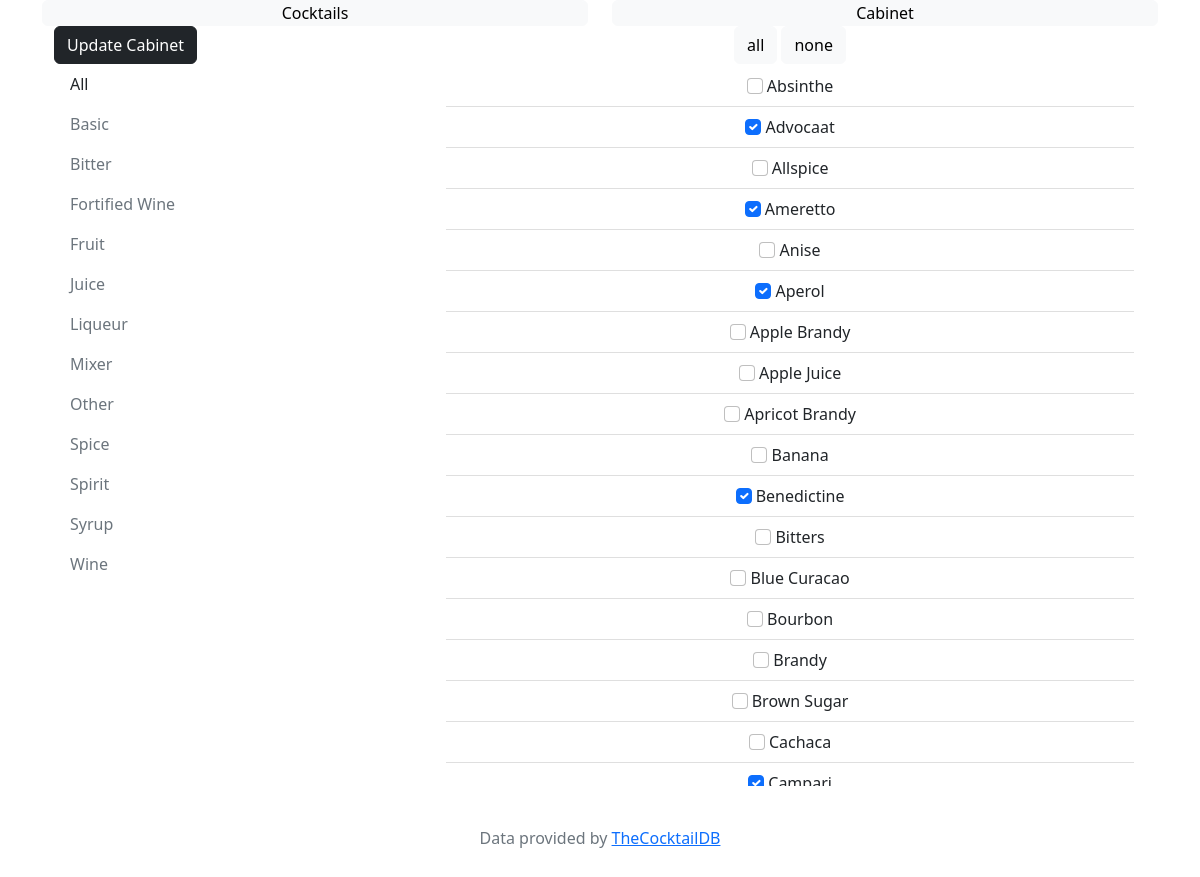
The app's page /cabinet, older data.
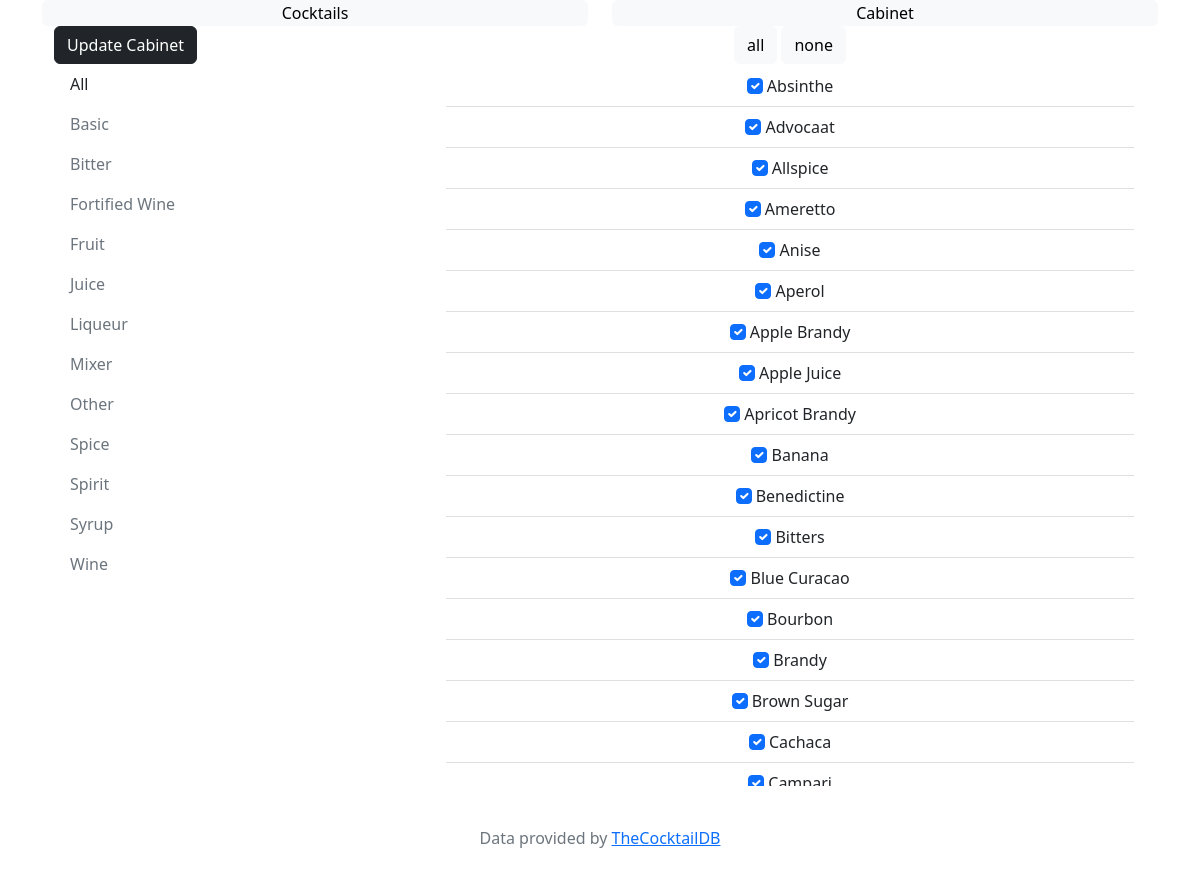
The same page, newer data.
### tables this page shows
CREATE TABLE ingredients (ingredient TEXT PRIMARY KEY, item TEXT DEFAULT null, category TEXT Default null, have NUMERIC DEFAULT 0);

### app.py (the view)
@app.route("/cabinet", methods=["GET", "POST"])
def cabinet():
    if request.method == "POST":
        haves = request.form.getlist("check")
        db.execute("UPDATE ingredients SET have = 0")
        for have in haves:
            db.execute("UPDATE ingredients SET have = 1 WHERE item = ?", have)
    items = db.execute(
        "SELECT DISTINCT item, category, have FROM ingredients ORDER BY item"
    )
    entries = []
    drinks_cabinet.refresh()
    return render_template("cabinet.html", drinks_cabinet=drinks_cabinet)

### app.py (called while the page is built)
  def refresh(self):
    request_1 = db.execute("SELECT item, category, have FROM ingredients ORDER BY item")
    items = {}
    for row in request_1:
      items.update({row['item'] : {'category' : row['category'],'have' : row['have']}})
    self.items = items
    """ categorisation of items as a dictionary of format { category : [ item, item, item ...] , .. } """
    request_2 = db.execute("SELECT DISTINCT category FROM ingredients ORDER BY category")
    categories = {}
    for row in request_2:
      categories.update({row['category']:[]})
    for item in items.keys():
      categories[items[item]['category']].append(item)
    self.categories = categories

### templates/cabinet.html (shortened to what this page needs)
{% extends "layout.html" %}
{% block left %}
  <ul class="overflow-auto nav flex-column">
  <li class="nav-item">
<form action="/cabinet" method="post">
  <input type="submit" class="btn btn-dark" value="Update Cabinet"><br>
</li>
    <li class="nav-item">
      <a class="nav-link text-dark" onclick="toggleView('item', 'item')">All </a>
    </li>
    {% for category in drinks_cabinet.categories %}
    <li class="nav-item">
      <a class="nav-link text-muted" onclick="toggleView('item', '{{category}}')">{{category}}</a>
    </li>
      {% endfor %}
    </ul>
  {% endblock %}
  {% block right %}
<div class="container" style="height: 5%">
  <div class="row">
    <div class="col">
      <button type="button" class="btn btn-light" onclick="checkAll()">all</button>
      <button type="button" class="btn btn-light" onclick="uncheckAll()">none</button>
      </div>
    </div>
  </div>
<div class="container overflow-scroll" style="height: 90%">
  <div class="row">
    <div class="column">
      <ul class="overflow-auto list-group list-group-flush nav" id="items">
  {% for item in drinks_cabinet.items %}
    {% set category = drinks_cabinet.items[item]['category'] %}
    {% set status = "" %}
    {% if drinks_cabinet.items[item]['have'] %}
      {% set status = "checked" %}
    {% endif %}
        <li class="item {{category}} list-group-item">
          <input class="form-check-input item {{category}}" type="checkbox" name="check" value="{{item}}" {{status}}></input>
          <label class="item {{category}} form-check-label" for="{{item}}">{{item}}</label>
          </li>
        {% endfor %}
      </ul>
    </div>
  </div>
</div>
{% endblock %}

### templates/layout.html (shortened to what this page needs)
<!DOCTYPE html>
<html lang="en-gb">
  <head>
    <link href="https://cdn.jsdelivr.net/npm/bootstrap@5.2.3/dist/css/bootstrap.min.css" rel="stylesheet">
  </head>
  <body>
    <div class="container">
      <div id="menu" class="row">
        <div class="col text-center">
          <a class="nav-link active navigation btn btn-outline-light" href="/">Cocktails</a>
          </div>
        <div class="col text-center">
          <a class="nav-link active navigation btn btn-outline-light" href="/cabinet">Cabinet</a>
          </div>
        </div>
      <div class="row">
        <div class="col-sm-4" id="left">
          <div class="container overflow-auto" style="height: 800px">
            {% block left %}
            {% endblock %}
            </div>
          </div>
        <div class="col-sm-8" id="right">
          <div class="container-fluid  text-center overflow-auto" style="height: 800px">
            {% block right %}
            {% endblock %}
            </div>
          </div>
        </div>
      <div class="row"
        <footer class="footer mt-auto py-3 bg-light">
        <div class="text-center text-muted">
          Data provided by <a href="https://www.thecocktaildb.com/">TheCocktailDB</a>
          </div>
      </div>
      </body>
</html>

Row changes from the older to the newer data that the page shows:
changed ingredients "Absinthe": check "☐" → "☑"
changed ingredients "Allspice": check "☐" → "☑"
changed ingredients "Anise": check "☐" → "☑"
changed ingredients "Apple Brandy": check "☐" → "☑"
changed ingredients "Apple Juice": check "☐" → "☑"
changed ingredients "Apricot Brandy": check "☐" → "☑"
changed ingredients "Banana": check "☐" → "☑"
changed ingredients "Bitters": check "☐" → "☑"
changed ingredients "Blue Curacao": check "☐" → "☑"
changed ingredients "Bourbon": check "☐" → "☑"
changed ingredients "Brandy": check "☐" → "☑"
changed ingredients "Brown Sugar": check "☐" → "☑"
changed ingredients "Cachaca": check "☐" → "☑"
